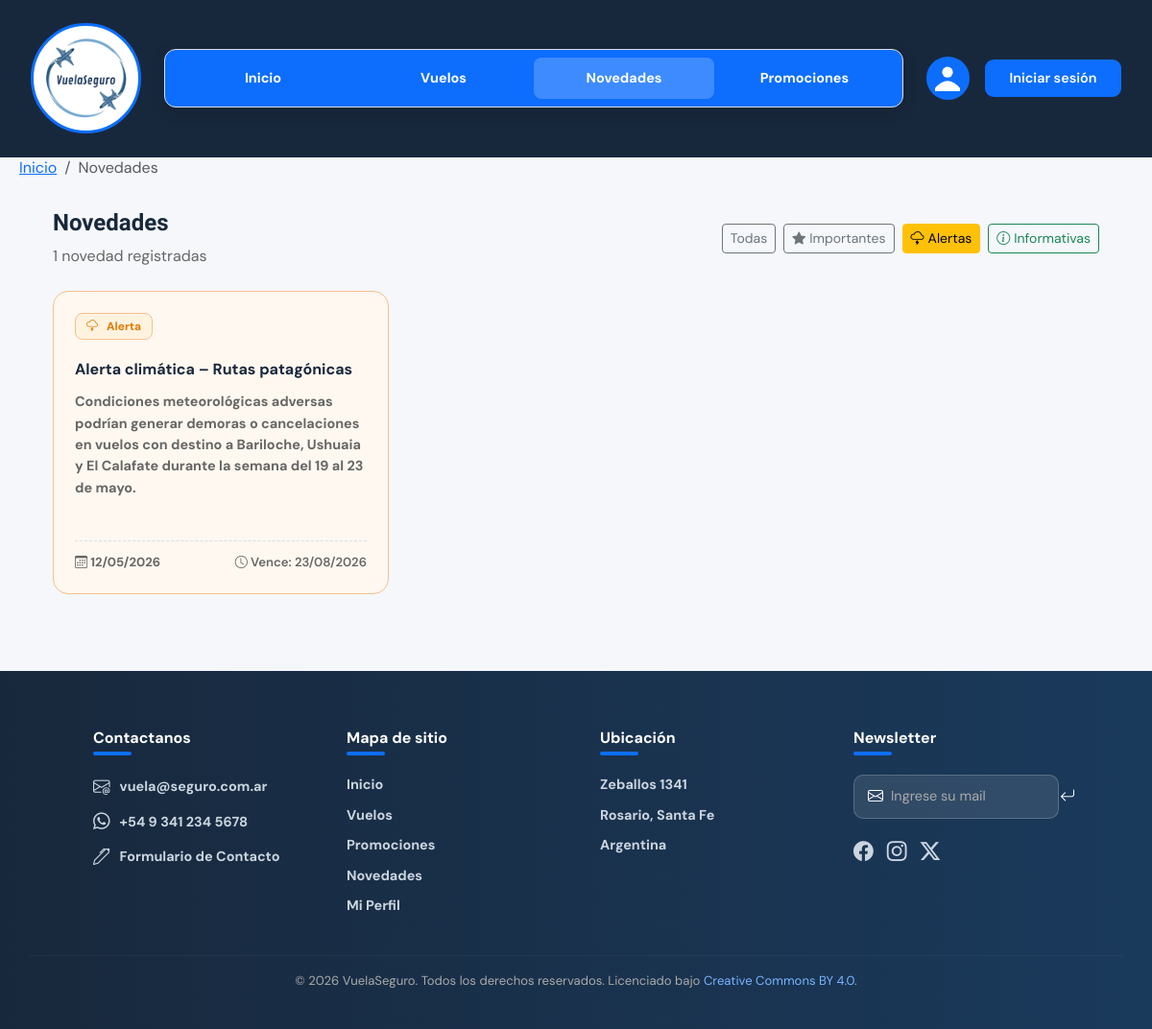
/NOVEDADES/novedades.php?pagina=1&tipo=alerta, run on an earlier commit of the app's database.
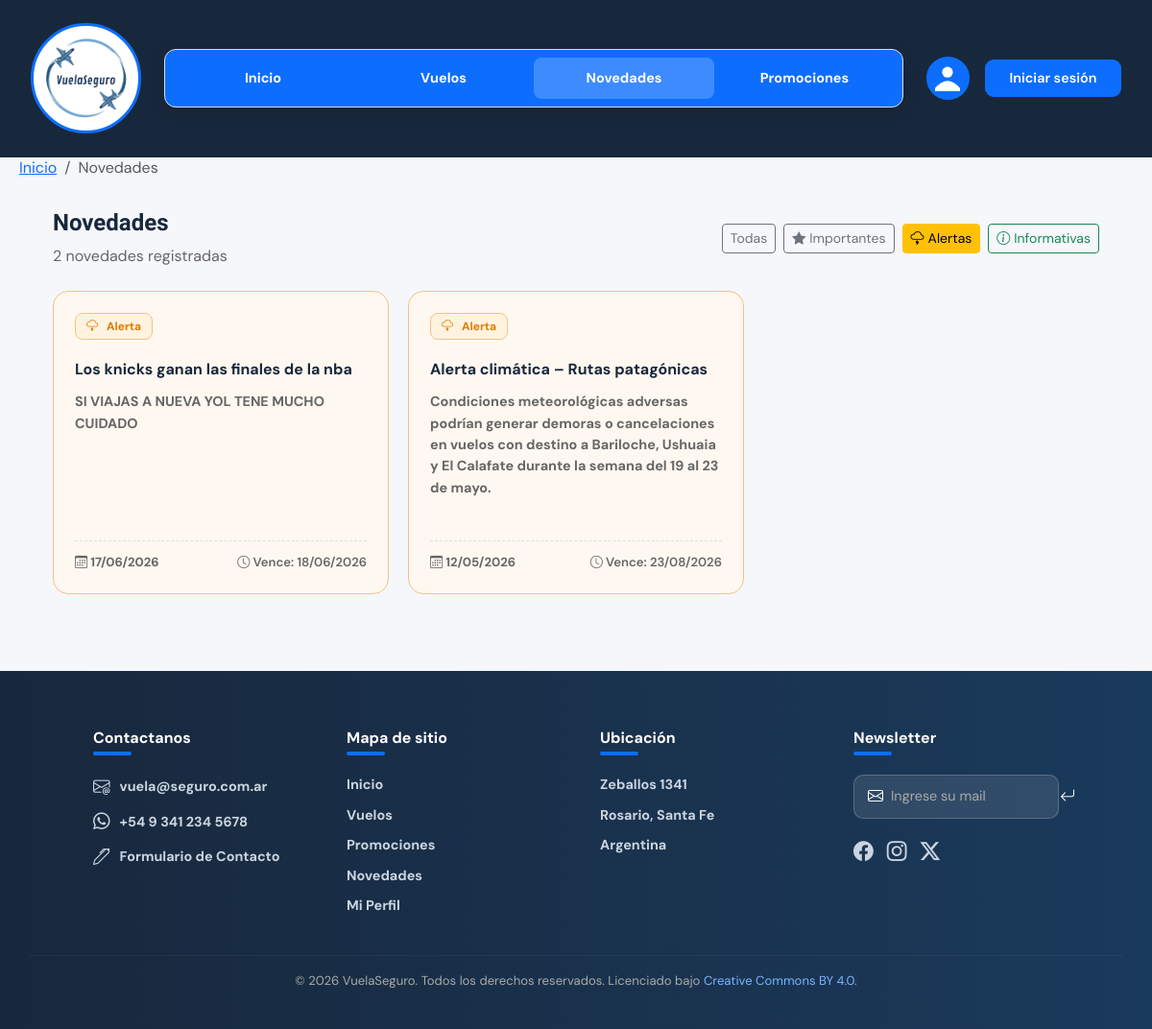
And on a later commit of the database.
### tables this page shows
CREATE TABLE `novedades` (
  `codNovedad` int(11) NOT NULL,
  `TituloNovedad` varchar(50) NOT NULL,
  `textoNovedad` text NOT NULL,
  `fechaPublicacionNovedad` date NOT NULL,
  `fechaExpiracionNovedad` date NOT NULL,
  `tipoNovedad` enum('Alerta','Importante','Informativa') NOT NULL
);

### NOVEDADES/novedades.php (the view, shortened to what this page needs)
<?php
include_once('../conexion.inc');
if(!empty($_SESSION)){
  $esAdmin = ($_SESSION['tipoUsuario'] === 'admin');
} else {
  $esAdmin = FALSE;
}
$porPagina   = 6;
$paginaActual = isset($_GET['pagina']) && is_numeric($_GET['pagina']) ? (int)$_GET['pagina'] : 1;
$offset = ($paginaActual - 1) * $porPagina;
$tipoFiltro = '';
$params     = [];
$types      = '';
$whereClause = $esAdmin ? "WHERE 1=1" : "WHERE fechaExpiracionNovedad >= CURDATE()";
if (!empty($_GET['tipo']) && in_array(ucfirst($_GET['tipo']), ['Importante', 'Alerta', 'Informativa'])) {
    $tipoFiltro   = strtolower($_GET['tipo']);
    $whereClause .= " AND tipoNovedad = ?";
    $params[]     = ucfirst($tipoFiltro);
    $types       .= 's';
}
$sqlTotal = "SELECT COUNT(*) AS total FROM novedades $whereClause";
$stmtTotal = $link->prepare($sqlTotal);
if (!empty($params)) {
    $stmtTotal->bind_param($types, ...$params);
}
$stmtTotal->execute();
$totalRegistros = $stmtTotal->get_result()->fetch_assoc()['total'];
$sql = "SELECT * FROM novedades $whereClause ORDER BY fechaPublicacionNovedad DESC LIMIT ? OFFSET ?";
$paramsQuery   = array_merge($params, [$porPagina, $offset]);
$typesQuery    = $types . 'ii';
$stmt = $link->prepare($sql);
$stmt->bind_param($typesQuery, ...$paramsQuery);
$stmt->execute();
$novedades = $stmt->get_result();
function badgeNovedad(string $tipo): string {
    return match($tipo) {
        'Importante'  => '<span class="badge-nov badge-imp"><i class="bi bi-star-fill me-1"></i>Importante</span>',
        'Alerta'      => '<span class="badge-nov badge-alt"><i class="bi bi-cloud-lightning me-1"></i>Alerta</span>',
        default       => '<span class="badge-nov badge-info"><i class="bi bi-info-circle me-1"></i>Informativa</span>',
    };
}
function claseCard(string $tipo): string {
    return match($tipo) {
        'Importante' => 'novedad-card destacada',
        'Alerta'     => 'novedad-card alerta',
        default      => 'novedad-card',
    };
}
function urlFiltro(string $tipo, int $pagina = 1): string {
    $params = ['pagina' => $pagina];
    if ($tipo !== '') $params['tipo'] = $tipo;
    return 'novedades.php?' . http_build_query($params);
}
?>
<!DOCTYPE html>
<html lang="es">
<head>
  <link href="https://cdn.jsdelivr.net/npm/bootstrap@5.3.3/dist/css/bootstrap.min.css" rel="stylesheet">
  <link rel="stylesheet" href="https://cdn.jsdelivr.net/npm/bootstrap-icons@1.13.1/font/bootstrap-icons.min.css">
  <link href="../INDEX/estilos-globales.css" rel="stylesheet">
  <link href="novedades.css" rel="stylesheet">
</head>
<body>
<header>
  <section class="navbar-section">
    <div class="header-wrapper">
      <nav class="navbar-custom">
        <div class="logo-wrap">
          <img src="../INDEX/logo-vuelaseguro.png" class="logo-vuela" alt="Logo VuelaSeguro">
        </div>
        <div class="nav-links">
          <a href="../INDEX/index.php">Inicio</a>
          <a href="../VUELOS/vuelos.php">Vuelos</a>
          <a href="../NOVEDADES/novedades.php" class="active">Novedades</a>
          <a href="../PROMOCIONES/promociones.php">Promociones</a>
        </div>
        <div class="nav-right">
          <div class="foto-perfil" title="Perfil">
            <svg width="26" height="40" viewBox="0 0 42 42" xmlns="http://www.w3.org/2000/svg">
              <circle cx="21" cy="10" r="9" fill="#ffffff"/>
              <path d="M -4 42 Q 21 7 46 42 Z" fill="#ffffff"/>
            </svg>
          </div>
          <?php if (!empty($_SESSION)): ?>
              <span class="text-white me-2"><a href="../PERFIL/perfiles.php" style="text-decoration: none; color: white">Hola, <strong><?php echo htmlspecialchars($_SESSION['nombreUsuario']); ?><a></strong></span>
              <a href="../LOGIN/logout.php" class="btn-registro" style="text-decoration:none;background:#dc3545;">Cerrar sesion</a>
          <?php else: ?>
              <a href="../LOGIN/login.php" class="btn-registro" style="text-decoration: none; color: white;">Iniciar sesión</a>
          <?php endif; ?>
        </div>
      </nav>
      <nav aria-label="breadcrumb">
        <ol class="breadcrumb">
          <li class="breadcrumb-item"><a href="../INDEX/index.php">Inicio</a></li>
          <li class="breadcrumb-item active" aria-current="page">Novedades</li>
        </ol>
      </nav>
    </div>
  </section>
</header>
<main class="novedades-wrapper container mt-4 mb-5">
  <div class="novedades-header d-flex justify-content-between align-items-center mb-4 flex-wrap">
    <div>
      <h2 style="font-family:'Sora',sans-serif;">Novedades</h2>
      <p class="novedades-count mt-1 mb-0">
        <?= $totalRegistros ?> novedad<?= $totalRegistros !== 1 ? 'es' : '' ?> registradas
      </p>
    </div>
    <div class="d-flex gap-2 flex-wrap align-items-center">
      <a href="<?= urlFiltro('') ?>" class="btn btn-sm <?= $tipoFiltro === '' ? 'btn-primary' : 'btn-outline-secondary' ?>">Todas</a>
      <a href="<?= urlFiltro('importante') ?>" class="btn btn-sm <?= $tipoFiltro === 'importante' ? 'btn-primary' : 'btn-outline-secondary' ?>"><i class="bi bi-star-fill me-1"></i>Importantes</a>
      <a href="<?= urlFiltro('alerta') ?>" class="btn btn-sm <?= $tipoFiltro === 'alerta' ? 'btn-warning' : 'btn-outline-warning' ?>"><i class="bi bi-cloud-lightning me-1"></i>Alertas</a>
      <a href="<?= urlFiltro('informativa') ?>" class="btn btn-sm <?= $tipoFiltro === 'informativa' ? 'btn-success' : 'btn-outline-success' ?>"><i class="bi bi-info-circle me-1"></i>Informativas</a>
    </div>
  </div>
  <?php if ($novedades->num_rows === 0): ?>
    <div class="text-center py-5" style="color:var(--gris);">
      <i class="bi bi-inbox fs-1 d-block mb-3"></i>
      <p class="fs-5">No hay novedades registradas.</p>
    </div>
  <?php else: ?>
    <div class="novedades-grid">
      <?php
      while ($nov = $novedades->fetch_assoc()):
      ?>
        <div class="<?= claseCard($nov['tipoNovedad']) ?>">
          <div>
              <?= badgeNovedad($nov['tipoNovedad']) ?>
          </div>
          <div class="nov-titulo-card mt-2"><?= htmlspecialchars($nov['TituloNovedad']) ?></div>
          <p class="nov-texto"><?= nl2br(htmlspecialchars($nov['textoNovedad'])) ?></p>
          <div class="nov-fecha mt-3">
            <span><i class="bi bi-calendar3"></i> <?= date('d/m/Y', strtotime($nov['fechaPublicacionNovedad'])) ?></span>
            <span class="nov-vence"><i class="bi bi-clock"></i> Vence: <?= date('d/m/Y', strtotime($nov['fechaExpiracionNovedad'])) ?></span>
          </div>
        </div>
      <?php endwhile; ?>
    </div>
  <?php endif; ?>
</main>
<section class="footer-section">
  <footer>
    <div class="row">
      <div class="col">
        <h3><strong>Contactanos</strong><div class="subrayado"></div></h3>
        <ul>
          <li><i class="bi bi-envelope-at"></i><a href="mailto:vuela@seguro.com.ar">vuela@seguro.com.ar</a></li>
          <li><i class="bi bi-whatsapp"></i><a href="#">+54 9 341 234 5678</a></li>
          <li><i class="bi bi-pen"></i><a href="../CONTACTO/contacto.html">Formulario de Contacto</a></li>
        </ul>
      </div>
      <div class="col">
        <h3><strong>Mapa de sitio</strong><div class="subrayado"></div></h3>
        <ul>
          <li><a href="../INDEX/index.php">Inicio</a></li>
          <li><a href="../VUELOS/vuelos.php">Vuelos</a></li>
          <li><a href="../PROMOCIONES/promociones.php">Promociones</a></li>
          <li><a href="novedades.php">Novedades</a></li>
          <li><a href="">Mi Perfil</a></li>
        </ul>
      </div>
      <div class="col">
        <h3><strong>Ubicación</strong><div class="subrayado"></div></h3>
        <ul>
          <li><a href="https://maps.app.goo.gl/UvsGpUXHgk9GkpYP9" target="_blank">Zeballos 1341</a></li>
          <li><a href="https://maps.app.goo.gl/87YMeSLAp74gH9mc7" target="_blank">Rosario, Santa Fe</a></li>
          <li><a href="https://maps.app.goo.gl/u94xc8o8xowqeTuz8" target="_blank">Argentina</a></li>
        </ul>
      </div>
      <div class="col">
        <h3><strong>Newsletter</strong><div class="subrayado"></div></h3>
        <form>
          <i class="bi bi-envelope"></i>
          <input type="email" placeholder="Ingrese su mail">
          <button type="submit"><i class="bi bi-arrow-return-left"></i></button>
        </form>
        <div class="iconos-redes">
          <i class="bi bi-facebook"></i>
          <i class="bi bi-instagram"></i>
          <i class="bi bi-twitter-x"></i>
        </div>
      </div>
    </div>
    <hr>
    <p class="copyright">© 2026 VuelaSeguro. Todos los derechos reservados. Licenciado bajo
      <a href="https://creativecommons.org/licenses/by/4.0/" target="_blank" rel="noopener noreferrer">Creative Commons BY 4.0</a>.
    </p>
  </footer>
</section>
</body>
</html>

### INDEX/estilos-globales.css (style rules this page uses)
:root { --azul: #0d6efd; --azul-oscuro: #18283c; --gris: #666666; --gris-claro: #f5f7fb; --borde: #d9dee7; --blanco: #ffffff; --verde: #198754; --rojo: #dc3545; --naranja: #e07b00; }
* { margin: 0; padding: 0; box-sizing: border-box; }
body { font-family: 'DM Sans', sans-serif; background: var(--gris-claro); color: var(--azul-oscuro); }
.header-wrapper { background: var(--azul-oscuro); padding: 1.5rem 0 0 0; }
.navbar-custom { margin: 0 2rem; padding-bottom: 1.5rem; display: flex; align-items: center; gap: 1.5rem; }
.breadcrumb { justify-content: left; height: 1px; margin-left: 20px; color: black; }
.logo-wrap { width: 115px; height: 115px; border-radius: 50%; border: 3px solid var(--azul); background: var(--blanco); display: flex; align-items: center; justify-content: center; flex-shrink: 0; overflow: hidden; position: relative; }
.logo-vuela { width: 100%; height: 100%; object-fit: cover; }
.nav-links { background: var(--azul); border: 1px solid var(--borde); border-radius: 12px; padding: 0.5rem; display: flex; flex: 1; justify-content: space-between; box-shadow: 0 4px 15px rgba(0, 0, 0, 0.15); }
.nav-links a { font-weight: 700; flex: 1; text-align: center; color: var(--blanco); font-size: 0.9rem; padding: 0.7rem 0; border-radius: 8px; text-decoration: none; transition: all 0.2s; white-space: nowrap; }
.nav-links a.active { color: var(--blanco); background: rgba(255, 255, 255, 0.2); }
.nav-right { display: flex; align-items: center; gap: 1rem; flex-shrink: 0; }
.foto-perfil { width: 45px; height: 45px; border-radius: 50%; border: 2px solid var(--azul); background: var(--azul); display: flex; align-items: center; justify-content: center; cursor: pointer; flex-shrink: 0; overflow: hidden; }
.btn-registro { background: var(--azul); border: none; color: var(--blanco); border-radius: 9px; padding: 0.55rem 1.6rem; font-size: 0.9rem; font-weight: 600; white-space: nowrap; cursor: pointer; flex-shrink: 0; transition: all 0.2s; }
.footer-section { background: linear-gradient(to right, var(--azul-oscuro), #1a3a5c); color: var(--blanco); padding: 50px 30px 24px; margin-top: 50px; }
.footer-section footer .row { width: 90%; margin: auto; display: flex; flex-wrap: wrap; justify-content: space-between; gap: 30px; margin-bottom: 30px; }
.footer-section footer .col { flex-basis: 20%; min-width: 160px; padding: 10px; }
.footer-section h3 { font-size: 1rem; margin-bottom: 20px; color: var(--blanco); }
.footer-section .subrayado { width: 40px; height: 4px; background: var(--azul); border-radius: 3px; margin-top: 5px; }
.footer-section ul { list-style: none; padding: 0; margin: 0; display: flex; flex-direction: column; gap: 10px; }
.footer-section ul li { display: flex; align-items: center; gap: 10px; font-size: 0.9rem; }
.footer-section ul li a { font-weight: 700; color: #cbd5e0; text-decoration: none; transition: 0.2s; }
.footer-section ul li i { font-size: 1.1rem; color: #cbd5e0; }
.footer-section form { display: flex; align-items: center; gap: 8px; background: rgba(255, 255, 255, 0.1); border: 1px solid rgba(255, 255, 255, 0.2); border-radius: 10px; padding: 10px 14px; margin-bottom: 18px; }
.footer-section form i { font-size: 1rem; color: var(--blanco); }
.footer-section form input { background: transparent; border: none; outline: none; color: var(--blanco); font-family: 'DM Sans', sans-serif; font-size: 0.9rem; flex: 1; }
.footer-section form input::placeholder { color: #aaaaaa; }
.footer-section form button { background: transparent; border: none; color: var(--blanco); cursor: pointer; font-size: 1rem; }
.footer-section .iconos-redes { display: flex; gap: 14px; }
.footer-section .iconos-redes i { font-size: 1.3rem; color: #cbd5e0; cursor: pointer; transition: 0.2s; }
.footer-section hr { border: none; border-top: 1px solid rgba(255, 255, 255, 0.15); margin-bottom: 16px; }
.footer-section .copyright { text-align: center; font-size: 0.82rem; color: #aaaaaa; }
.footer-section .copyright a { color: #7ab4ff; text-decoration: none; }

What changed in the data, as far as the page shows it:
added novedades: tipoNovedad "Alerta", TituloNovedad "Los knicks ganan las finales de la nba", textoNovedad "SI VIAJAS A NUEVA YOL TENE MUCHO CUIDADO", fechaPublicacionNovedad "17/06/2026", fechaExpiracionNovedad "18/06/2026"
Also different on the page:
$totalRegistros: "1" → "2"
text now shown: "es"
